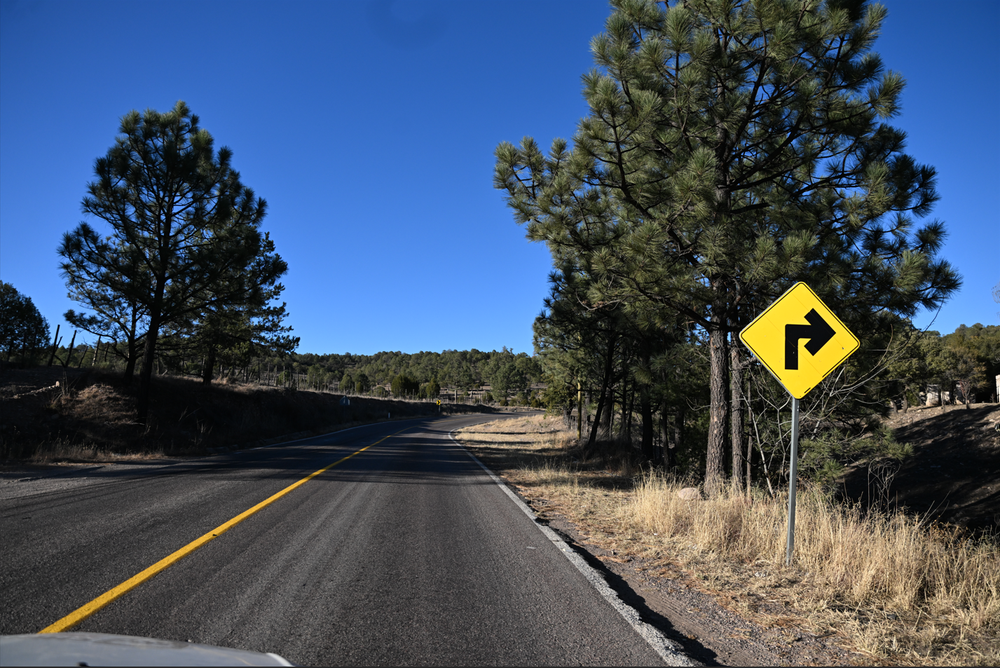
#> input picture tarea-02/carretera1.png, 1000 x 668 px, shrunk from 1427 x 953 before the run
$ python promedio_5x5.py
#> lines starting #> are read from the running program, lines starting #| are printed output that depends on the picture
# Filtro Promedio 5x5 - promedio_5x5.py
import cv2
import numpy as np
import matplotlib.pyplot as plt

# ruta de la imagen
ruta = "carretera1.png"

# cargar imagen con validación
image = cv2.imread(ruta)
#> image is the input picture: shape (668, 1000, 3); mean B, G, R 100.2, 81.2, 66.7
if image is None:
    print("⚠️ Error: No se pudo cargar la imagen. Verifica la ruta.")
    exit()

# convertir a RGB para visualización
image = cv2.cvtColor(image, cv2.COLOR_BGR2RGB)

# definir kernel de promedio 5x5
kernel_average_5x5 = np.ones((5,5), np.float32) / 25.0

# aplicar filtro promedio 5x5
filtered_image = cv2.filter2D(image, -1, kernel_average_5x5)
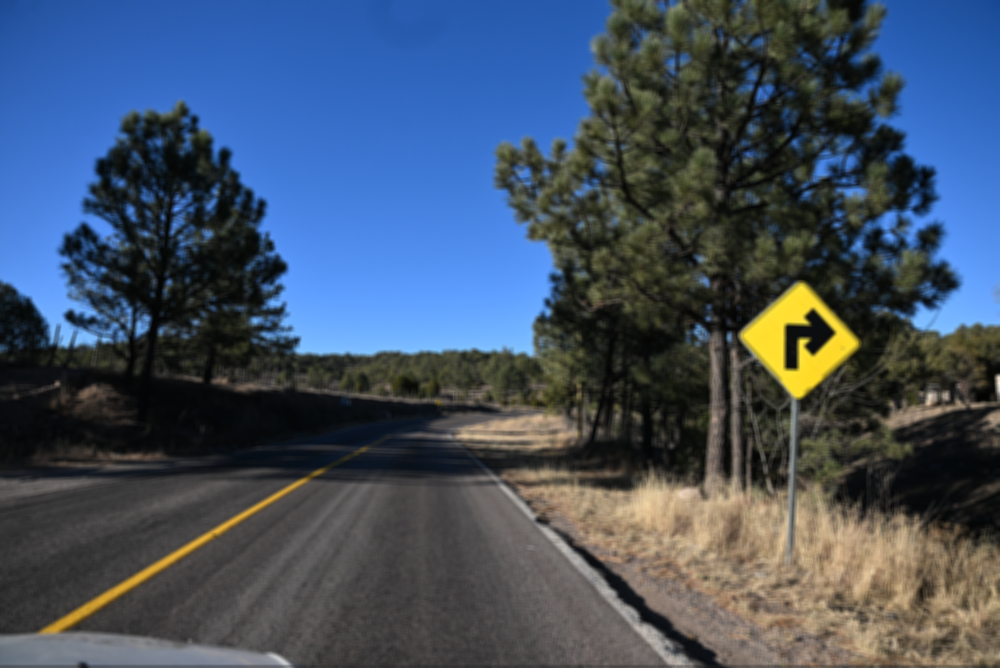
#> filtered_image: shape (668, 1000, 3); mean R, G, B 66.8, 81.2, 100.3

# visualizar comparativa
plt.figure(figsize=(12, 6))
plt.subplot(1, 2, 1)
plt.imshow(image)
plt.title("Original")
plt.axis("off")

plt.subplot(1, 2, 2)
plt.imshow(filtered_image)
plt.title("Promedio 5x5")
plt.axis("off")

plt.tight_layout()
plt.show()
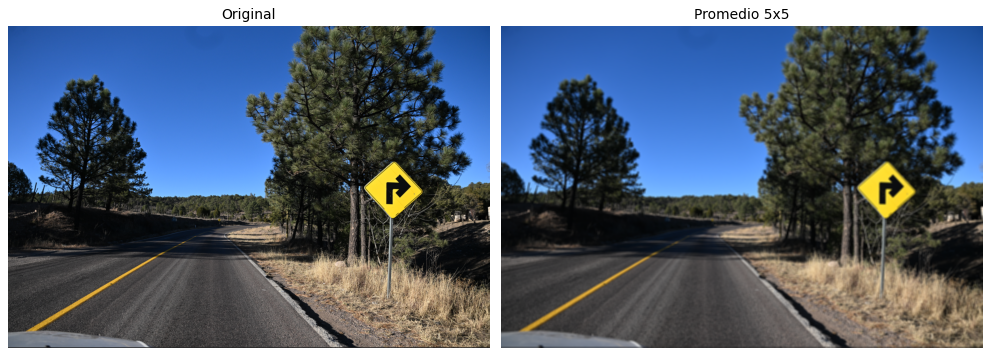
#> figure drawn by matplotlib, 2 panels
